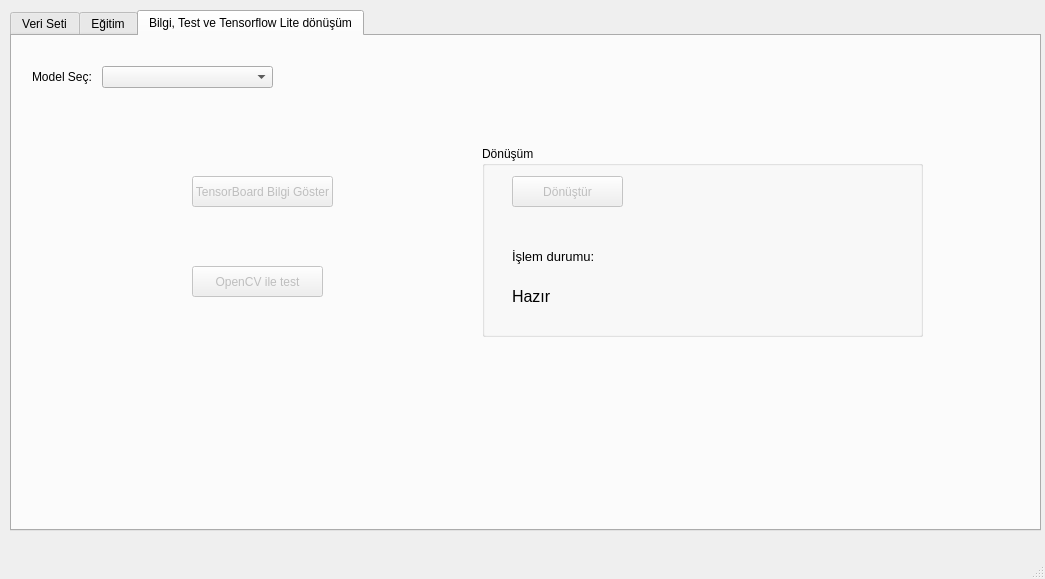
<?xml version="1.0" encoding="UTF-8"?>
<ui version="4.0">
 <class>MainWindow</class>
 <widget class="QMainWindow" name="MainWindow">
  <property name="geometry">
   <rect>
    <x>0</x>
    <y>0</y>
    <width>1045</width>
    <height>579</height>
   </rect>
  </property>
  <property name="windowTitle">
   <string>Türkçe İşaret Dili Algılayıcı</string>
  </property>
  <widget class="QWidget" name="centralwidget">
   <widget class="QTabWidget" name="tabWidget">
    <property name="geometry">
     <rect>
      <x>10</x>
      <y>10</y>
      <width>1031</width>
      <height>521</height>
     </rect>
    </property>
    <property name="currentIndex">
     <number>2</number>
    </property>
    <widget class="QWidget" name="tab_3">
     <attribute name="title">
      <string>Veri Seti</string>
     </attribute>
     <widget class="QPushButton" name="pushButton">
      <property name="geometry">
       <rect>
        <x>30</x>
        <y>20</y>
        <width>111</width>
        <height>31</height>
       </rect>
      </property>
      <property name="text">
       <string>Yükle</string>
      </property>
     </widget>
     <widget class="QGroupBox" name="groupBox">
      <property name="geometry">
       <rect>
        <x>220</x>
        <y>10</y>
        <width>201</width>
        <height>81</height>
       </rect>
      </property>
      <property name="title">
       <string>Veri seti içeriği</string>
      </property>
      <widget class="QPushButton" name="pushButton_2">
       <property name="enabled">
        <bool>false</bool>
       </property>
       <property name="geometry">
        <rect>
         <x>30</x>
         <y>30</y>
         <width>141</width>
         <height>31</height>
        </rect>
       </property>
       <property name="text">
        <string>Bilgi</string>
       </property>
      </widget>
     </widget>
     <widget class="QGroupBox" name="groupBox_2">
      <property name="geometry">
       <rect>
        <x>30</x>
        <y>150</y>
        <width>401</width>
        <height>121</height>
       </rect>
      </property>
      <property name="title">
       <string>İşlemler</string>
      </property>
      <widget class="QGroupBox" name="groupBox_3">
       <property name="geometry">
        <rect>
         <x>190</x>
         <y>30</y>
         <width>181</width>
         <height>80</height>
        </rect>
       </property>
       <property name="title">
        <string>Bilgiler</string>
       </property>
       <widget class="QLabel" name="label_6">
        <property name="geometry">
         <rect>
          <x>110</x>
          <y>20</y>
          <width>51</width>
          <height>20</height>
         </rect>
        </property>
        <property name="font">
         <font>
          <pointsize>10</pointsize>
         </font>
        </property>
        <property name="text">
         <string>0</string>
        </property>
       </widget>
       <widget class="QLabel" name="label_7">
        <property name="geometry">
         <rect>
          <x>110</x>
          <y>50</y>
          <width>51</width>
          <height>20</height>
         </rect>
        </property>
        <property name="font">
         <font>
          <pointsize>10</pointsize>
         </font>
        </property>
        <property name="text">
         <string>0</string>
        </property>
       </widget>
       <widget class="QLabel" name="label_3">
        <property name="geometry">
         <rect>
          <x>20</x>
          <y>20</y>
          <width>81</width>
          <height>23</height>
         </rect>
        </property>
        <property name="text">
         <string>Test resim adeti:</string>
        </property>
       </widget>
       <widget class="QLabel" name="label_4">
        <property name="geometry">
         <rect>
          <x>20</x>
          <y>50</y>
          <width>91</width>
          <height>21</height>
         </rect>
        </property>
        <property name="text">
         <string>Eğitim resim adeti:</string>
        </property>
       </widget>
      </widget>
      <widget class="QPushButton" name="pushButton_3">
       <property name="enabled">
        <bool>false</bool>
       </property>
       <property name="geometry">
        <rect>
         <x>30</x>
         <y>72</y>
         <width>111</width>
         <height>31</height>
        </rect>
       </property>
       <property name="text">
        <string>Böl</string>
       </property>
      </widget>
      <widget class="QWidget" name="layoutWidget">
       <property name="geometry">
        <rect>
         <x>30</x>
         <y>30</y>
         <width>120</width>
         <height>22</height>
        </rect>
       </property>
       <layout class="QHBoxLayout" name="horizontalLayout">
        <item>
         <widget class="QLabel" name="label">
          <property name="text">
           <string>Test seti (%):</string>
          </property>
         </widget>
        </item>
        <item>
         <widget class="QSpinBox" name="spinBox">
          <property name="minimum">
           <number>1</number>
          </property>
          <property name="maximum">
           <number>100</number>
          </property>
         </widget>
        </item>
       </layout>
      </widget>
     </widget>
     <widget class="QGroupBox" name="groupBox_4">
      <property name="geometry">
       <rect>
        <x>560</x>
        <y>10</y>
        <width>381</width>
        <height>131</height>
       </rect>
      </property>
      <property name="title">
       <string>CSV Veri seti</string>
      </property>
      <widget class="QPushButton" name="pushButton_4">
       <property name="enabled">
        <bool>false</bool>
       </property>
       <property name="geometry">
        <rect>
         <x>120</x>
         <y>20</y>
         <width>141</width>
         <height>31</height>
        </rect>
       </property>
       <property name="text">
        <string>Oluştur</string>
       </property>
      </widget>
      <widget class="QLabel" name="label_23">
       <property name="geometry">
        <rect>
         <x>30</x>
         <y>80</y>
         <width>91</width>
         <height>20</height>
        </rect>
       </property>
       <property name="font">
        <font>
         <pointsize>10</pointsize>
        </font>
       </property>
       <property name="text">
        <string>İşlem durumu:</string>
       </property>
      </widget>
      <widget class="QLabel" name="label_24">
       <property name="geometry">
        <rect>
         <x>130</x>
         <y>80</y>
         <width>121</width>
         <height>20</height>
        </rect>
       </property>
       <property name="font">
        <font>
         <pointsize>12</pointsize>
        </font>
       </property>
       <property name="styleSheet">
        <string notr="true">color: &quot;green&quot;</string>
       </property>
       <property name="text">
        <string>Hazır</string>
       </property>
      </widget>
     </widget>
     <widget class="QGroupBox" name="groupBox_12">
      <property name="geometry">
       <rect>
        <x>30</x>
        <y>420</y>
        <width>971</width>
        <height>71</height>
       </rect>
      </property>
      <property name="title">
       <string>Veri seti bilgileri</string>
      </property>
      <widget class="QLabel" name="label_26">
       <property name="geometry">
        <rect>
         <x>30</x>
         <y>20</y>
         <width>101</width>
         <height>16</height>
        </rect>
       </property>
       <property name="font">
        <font>
         <pointsize>8</pointsize>
        </font>
       </property>
       <property name="text">
        <string>Resim sayısı: 0</string>
       </property>
      </widget>
      <widget class="QLabel" name="label_27">
       <property name="geometry">
        <rect>
         <x>30</x>
         <y>40</y>
         <width>91</width>
         <height>16</height>
        </rect>
       </property>
       <property name="font">
        <font>
         <pointsize>8</pointsize>
        </font>
       </property>
       <property name="text">
        <string>Sınıf sayısı: 0</string>
       </property>
      </widget>
      <widget class="QGroupBox" name="groupBox_13">
       <property name="geometry">
        <rect>
         <x>440</x>
         <y>10</y>
         <width>501</width>
         <height>51</height>
        </rect>
       </property>
       <property name="title">
        <string>CSV Veri seti</string>
       </property>
       <widget class="QLabel" name="label_28">
        <property name="geometry">
         <rect>
          <x>20</x>
          <y>20</y>
          <width>161</width>
          <height>16</height>
         </rect>
        </property>
        <property name="font">
         <font>
          <pointsize>8</pointsize>
         </font>
        </property>
        <property name="text">
         <string>Adı: Yok</string>
        </property>
       </widget>
       <widget class="QLabel" name="label_29">
        <property name="geometry">
         <rect>
          <x>240</x>
          <y>10</y>
          <width>251</width>
          <height>16</height>
         </rect>
        </property>
        <property name="font">
         <font>
          <pointsize>8</pointsize>
         </font>
        </property>
        <property name="styleSheet">
         <string notr="true">color:&quot;green&quot;</string>
        </property>
        <property name="text">
         <string>Oluşturulma tarihi: 0000</string>
        </property>
       </widget>
       <widget class="QLabel" name="label_30">
        <property name="geometry">
         <rect>
          <x>240</x>
          <y>30</y>
          <width>251</width>
          <height>16</height>
         </rect>
        </property>
        <property name="font">
         <font>
          <pointsize>8</pointsize>
         </font>
        </property>
        <property name="styleSheet">
         <string notr="true">color:&quot;blue&quot;</string>
        </property>
        <property name="text">
         <string>Son güncelleme tarihi: 0000</string>
        </property>
       </widget>
      </widget>
      <widget class="QLabel" name="label_50">
       <property name="geometry">
        <rect>
         <x>200</x>
         <y>30</y>
         <width>201</width>
         <height>16</height>
        </rect>
       </property>
       <property name="styleSheet">
        <string notr="true">color: green</string>
       </property>
       <property name="text">
        <string>Test oranı: 0%, Eğitim oranı: 0%</string>
       </property>
      </widget>
     </widget>
    </widget>
    <widget class="QWidget" name="tab">
     <attribute name="title">
      <string>Eğitim</string>
     </attribute>
     <widget class="QComboBox" name="comboBox">
      <property name="geometry">
       <rect>
        <x>80</x>
        <y>30</y>
        <width>111</width>
        <height>20</height>
       </rect>
      </property>
      <item>
       <property name="text">
        <string>Özel CNN ağı</string>
       </property>
      </item>
      <item>
       <property name="text">
        <string>Transfer öğrenme</string>
       </property>
      </item>
     </widget>
     <widget class="QLabel" name="label_2">
      <property name="geometry">
       <rect>
        <x>30</x>
        <y>30</y>
        <width>51</width>
        <height>20</height>
       </rect>
      </property>
      <property name="text">
       <string>Yöntem:</string>
      </property>
     </widget>
     <widget class="QGroupBox" name="groupBox_5">
      <property name="geometry">
       <rect>
        <x>30</x>
        <y>80</y>
        <width>301</width>
        <height>141</height>
       </rect>
      </property>
      <property name="title">
       <string>Özel ağ</string>
      </property>
      <widget class="QGroupBox" name="groupBox_6">
       <property name="enabled">
        <bool>false</bool>
       </property>
       <property name="geometry">
        <rect>
         <x>20</x>
         <y>50</y>
         <width>131</width>
         <height>80</height>
        </rect>
       </property>
       <property name="title">
        <string>Özel ayarlar</string>
       </property>
       <widget class="QLabel" name="label_5">
        <property name="geometry">
         <rect>
          <x>10</x>
          <y>20</y>
          <width>41</width>
          <height>16</height>
         </rect>
        </property>
        <property name="text">
         <string>Epochs:</string>
        </property>
       </widget>
       <widget class="QSpinBox" name="spinBox_2">
        <property name="geometry">
         <rect>
          <x>80</x>
          <y>20</y>
          <width>42</width>
          <height>22</height>
         </rect>
        </property>
        <property name="minimum">
         <number>1</number>
        </property>
        <property name="maximum">
         <number>150</number>
        </property>
       </widget>
       <widget class="QSpinBox" name="spinBox_3">
        <property name="geometry">
         <rect>
          <x>80</x>
          <y>50</y>
          <width>42</width>
          <height>22</height>
         </rect>
        </property>
        <property name="minimum">
         <number>1</number>
        </property>
        <property name="maximum">
         <number>150</number>
        </property>
       </widget>
       <widget class="QLabel" name="label_8">
        <property name="geometry">
         <rect>
          <x>10</x>
          <y>50</y>
          <width>61</width>
          <height>16</height>
         </rect>
        </property>
        <property name="text">
         <string>Batch size:</string>
        </property>
       </widget>
      </widget>
      <widget class="QRadioButton" name="radioButton">
       <property name="geometry">
        <rect>
         <x>20</x>
         <y>20</y>
         <width>82</width>
         <height>17</height>
        </rect>
       </property>
       <property name="text">
        <string>Özel ayar</string>
       </property>
      </widget>
      <widget class="QRadioButton" name="radioButton_2">
       <property name="geometry">
        <rect>
         <x>170</x>
         <y>20</y>
         <width>101</width>
         <height>17</height>
        </rect>
       </property>
       <property name="text">
        <string>Varsayılan ayar</string>
       </property>
       <property name="checked">
        <bool>true</bool>
       </property>
      </widget>
      <widget class="QGroupBox" name="groupBox_7">
       <property name="geometry">
        <rect>
         <x>170</x>
         <y>50</y>
         <width>111</width>
         <height>80</height>
        </rect>
       </property>
       <property name="title">
        <string>Varsayılan ayarlar</string>
       </property>
       <widget class="QLabel" name="label_9">
        <property name="geometry">
         <rect>
          <x>10</x>
          <y>20</y>
          <width>61</width>
          <height>16</height>
         </rect>
        </property>
        <property name="text">
         <string>Epochs: 10</string>
        </property>
       </widget>
       <widget class="QLabel" name="label_10">
        <property name="geometry">
         <rect>
          <x>10</x>
          <y>50</y>
          <width>71</width>
          <height>16</height>
         </rect>
        </property>
        <property name="text">
         <string>Batch size: 64</string>
        </property>
       </widget>
      </widget>
     </widget>
     <widget class="QGroupBox" name="groupBox_8">
      <property name="enabled">
       <bool>false</bool>
      </property>
      <property name="geometry">
       <rect>
        <x>30</x>
        <y>240</y>
        <width>301</width>
        <height>171</height>
       </rect>
      </property>
      <property name="title">
       <string>Transfer öğrenme</string>
      </property>
      <widget class="QGroupBox" name="groupBox_9">
       <property name="enabled">
        <bool>false</bool>
       </property>
       <property name="geometry">
        <rect>
         <x>20</x>
         <y>80</y>
         <width>131</width>
         <height>80</height>
        </rect>
       </property>
       <property name="title">
        <string>Özel ayarlar</string>
       </property>
       <widget class="QLabel" name="label_11">
        <property name="geometry">
         <rect>
          <x>10</x>
          <y>20</y>
          <width>41</width>
          <height>16</height>
         </rect>
        </property>
        <property name="text">
         <string>Epochs:</string>
        </property>
       </widget>
       <widget class="QSpinBox" name="spinBox_4">
        <property name="geometry">
         <rect>
          <x>80</x>
          <y>20</y>
          <width>42</width>
          <height>22</height>
         </rect>
        </property>
        <property name="minimum">
         <number>1</number>
        </property>
        <property name="maximum">
         <number>150</number>
        </property>
       </widget>
       <widget class="QSpinBox" name="spinBox_5">
        <property name="geometry">
         <rect>
          <x>80</x>
          <y>50</y>
          <width>42</width>
          <height>22</height>
         </rect>
        </property>
        <property name="minimum">
         <number>1</number>
        </property>
        <property name="maximum">
         <number>150</number>
        </property>
       </widget>
       <widget class="QLabel" name="label_12">
        <property name="geometry">
         <rect>
          <x>10</x>
          <y>50</y>
          <width>61</width>
          <height>16</height>
         </rect>
        </property>
        <property name="text">
         <string>Batch size:</string>
        </property>
       </widget>
      </widget>
      <widget class="QRadioButton" name="radioButton_3">
       <property name="geometry">
        <rect>
         <x>20</x>
         <y>50</y>
         <width>82</width>
         <height>17</height>
        </rect>
       </property>
       <property name="text">
        <string>Özel ayar</string>
       </property>
      </widget>
      <widget class="QRadioButton" name="radioButton_4">
       <property name="geometry">
        <rect>
         <x>170</x>
         <y>50</y>
         <width>101</width>
         <height>17</height>
        </rect>
       </property>
       <property name="text">
        <string>Varsayılan ayar</string>
       </property>
       <property name="checked">
        <bool>true</bool>
       </property>
      </widget>
      <widget class="QGroupBox" name="groupBox_10">
       <property name="geometry">
        <rect>
         <x>170</x>
         <y>80</y>
         <width>111</width>
         <height>80</height>
        </rect>
       </property>
       <property name="title">
        <string>Özel ayarlar</string>
       </property>
       <widget class="QLabel" name="label_13">
        <property name="geometry">
         <rect>
          <x>10</x>
          <y>20</y>
          <width>61</width>
          <height>16</height>
         </rect>
        </property>
        <property name="text">
         <string>Epochs: 10</string>
        </property>
       </widget>
       <widget class="QLabel" name="label_14">
        <property name="geometry">
         <rect>
          <x>10</x>
          <y>50</y>
          <width>71</width>
          <height>16</height>
         </rect>
        </property>
        <property name="text">
         <string>Batch size: 64</string>
        </property>
       </widget>
      </widget>
      <widget class="QLabel" name="label_15">
       <property name="geometry">
        <rect>
         <x>20</x>
         <y>20</y>
         <width>41</width>
         <height>16</height>
        </rect>
       </property>
       <property name="text">
        <string>Model:</string>
       </property>
      </widget>
      <widget class="QComboBox" name="comboBox_2">
       <property name="geometry">
        <rect>
         <x>60</x>
         <y>20</y>
         <width>91</width>
         <height>22</height>
        </rect>
       </property>
       <item>
        <property name="text">
         <string>MobileNetV2</string>
        </property>
       </item>
       <item>
        <property name="text">
         <string>ResNet50</string>
        </property>
       </item>
       <item>
        <property name="text">
         <string>InceptionV3</string>
        </property>
       </item>
      </widget>
     </widget>
     <widget class="QGroupBox" name="groupBox_11">
      <property name="geometry">
       <rect>
        <x>350</x>
        <y>10</y>
        <width>651</width>
        <height>51</height>
       </rect>
      </property>
      <property name="title">
       <string>Eğtim bilgileri</string>
      </property>
      <widget class="QLabel" name="label_16">
       <property name="geometry">
        <rect>
         <x>20</x>
         <y>20</y>
         <width>201</width>
         <height>16</height>
        </rect>
       </property>
       <property name="text">
        <string>Yöntem: Özel CNN ağı</string>
       </property>
      </widget>
      <widget class="QLabel" name="label_19">
       <property name="geometry">
        <rect>
         <x>230</x>
         <y>20</y>
         <width>61</width>
         <height>16</height>
        </rect>
       </property>
       <property name="text">
        <string>Epochs: 10</string>
       </property>
      </widget>
      <widget class="QLabel" name="label_21">
       <property name="geometry">
        <rect>
         <x>300</x>
         <y>20</y>
         <width>81</width>
         <height>16</height>
        </rect>
       </property>
       <property name="text">
        <string>Batch size: 64</string>
       </property>
      </widget>
      <widget class="QLabel" name="label_17">
       <property name="geometry">
        <rect>
         <x>400</x>
         <y>20</y>
         <width>241</width>
         <height>16</height>
        </rect>
       </property>
       <property name="text">
        <string>Tam ad:  -</string>
       </property>
      </widget>
     </widget>
     <widget class="QPushButton" name="pushButton_5">
      <property name="enabled">
       <bool>false</bool>
      </property>
      <property name="geometry">
       <rect>
        <x>760</x>
        <y>240</y>
        <width>201</width>
        <height>31</height>
       </rect>
      </property>
      <property name="text">
       <string>Eğit</string>
      </property>
     </widget>
     <widget class="QGroupBox" name="groupBox_16">
      <property name="geometry">
       <rect>
        <x>30</x>
        <y>420</y>
        <width>971</width>
        <height>71</height>
       </rect>
      </property>
      <property name="title">
       <string>Veri seti bilgileri</string>
      </property>
      <widget class="QLabel" name="label_37">
       <property name="geometry">
        <rect>
         <x>30</x>
         <y>20</y>
         <width>101</width>
         <height>16</height>
        </rect>
       </property>
       <property name="font">
        <font>
         <pointsize>8</pointsize>
        </font>
       </property>
       <property name="text">
        <string>Resim sayısı: 0</string>
       </property>
      </widget>
      <widget class="QLabel" name="label_38">
       <property name="geometry">
        <rect>
         <x>30</x>
         <y>40</y>
         <width>91</width>
         <height>16</height>
        </rect>
       </property>
       <property name="font">
        <font>
         <pointsize>8</pointsize>
        </font>
       </property>
       <property name="text">
        <string>Sınıf sayısı: 0</string>
       </property>
      </widget>
      <widget class="QGroupBox" name="groupBox_17">
       <property name="geometry">
        <rect>
         <x>440</x>
         <y>10</y>
         <width>501</width>
         <height>51</height>
        </rect>
       </property>
       <property name="title">
        <string>CSV Veri seti</string>
       </property>
       <widget class="QLabel" name="label_39">
        <property name="geometry">
         <rect>
          <x>20</x>
          <y>20</y>
          <width>161</width>
          <height>16</height>
         </rect>
        </property>
        <property name="font">
         <font>
          <pointsize>8</pointsize>
         </font>
        </property>
        <property name="text">
         <string>Adı: Yok</string>
        </property>
       </widget>
       <widget class="QLabel" name="label_40">
        <property name="geometry">
         <rect>
          <x>240</x>
          <y>10</y>
          <width>251</width>
          <height>16</height>
         </rect>
        </property>
        <property name="font">
         <font>
          <pointsize>8</pointsize>
         </font>
        </property>
        <property name="styleSheet">
         <string notr="true">color:&quot;green&quot;</string>
        </property>
        <property name="text">
         <string>Oluşturulma tarihi: 0000</string>
        </property>
       </widget>
       <widget class="QLabel" name="label_41">
        <property name="geometry">
         <rect>
          <x>240</x>
          <y>30</y>
          <width>251</width>
          <height>16</height>
         </rect>
        </property>
        <property name="font">
         <font>
          <pointsize>8</pointsize>
         </font>
        </property>
        <property name="styleSheet">
         <string notr="true">color:&quot;blue&quot;</string>
        </property>
        <property name="text">
         <string>Son güncelleme tarihi: 0000</string>
        </property>
       </widget>
      </widget>
      <widget class="QLabel" name="label_52">
       <property name="geometry">
        <rect>
         <x>200</x>
         <y>30</y>
         <width>201</width>
         <height>16</height>
        </rect>
       </property>
       <property name="styleSheet">
        <string notr="true">color: green</string>
       </property>
       <property name="text">
        <string>Test oranı: 0%, Eğitim oranı: 0%</string>
       </property>
      </widget>
     </widget>
     <widget class="QGroupBox" name="groupBox_20">
      <property name="geometry">
       <rect>
        <x>350</x>
        <y>220</y>
        <width>331</width>
        <height>61</height>
       </rect>
      </property>
      <property name="title">
       <string>Model adı</string>
      </property>
      <widget class="QLabel" name="label_25">
       <property name="geometry">
        <rect>
         <x>20</x>
         <y>20</y>
         <width>51</width>
         <height>16</height>
        </rect>
       </property>
       <property name="text">
        <string>Adı:</string>
       </property>
      </widget>
      <widget class="QLineEdit" name="lineEdit">
       <property name="geometry">
        <rect>
         <x>50</x>
         <y>20</y>
         <width>131</width>
         <height>20</height>
        </rect>
       </property>
      </widget>
      <widget class="QPushButton" name="pushButton_9">
       <property name="geometry">
        <rect>
         <x>230</x>
         <y>20</y>
         <width>75</width>
         <height>23</height>
        </rect>
       </property>
       <property name="text">
        <string>Onayal</string>
       </property>
      </widget>
     </widget>
     <widget class="QLabel" name="label_46">
      <property name="geometry">
       <rect>
        <x>370</x>
        <y>380</y>
        <width>91</width>
        <height>20</height>
       </rect>
      </property>
      <property name="font">
       <font>
        <pointsize>10</pointsize>
       </font>
      </property>
      <property name="text">
       <string>İşlem durumu:</string>
      </property>
     </widget>
     <widget class="QLabel" name="label_47">
      <property name="geometry">
       <rect>
        <x>470</x>
        <y>380</y>
        <width>281</width>
        <height>20</height>
       </rect>
      </property>
      <property name="font">
       <font>
        <pointsize>12</pointsize>
       </font>
      </property>
      <property name="styleSheet">
       <string notr="true">color:&quot;green&quot;</string>
      </property>
      <property name="text">
       <string>Hazır</string>
      </property>
     </widget>
     <widget class="QGroupBox" name="groupBox_22">
      <property name="geometry">
       <rect>
        <x>350</x>
        <y>70</y>
        <width>471</width>
        <height>121</height>
       </rect>
      </property>
      <property name="title">
       <string>Ek özellikler</string>
      </property>
      <widget class="QGroupBox" name="groupBox_21">
       <property name="geometry">
        <rect>
         <x>20</x>
         <y>20</y>
         <width>291</width>
         <height>81</height>
        </rect>
       </property>
       <property name="title">
        <string>Early Stopping</string>
       </property>
       <widget class="QCheckBox" name="checkBox">
        <property name="geometry">
         <rect>
          <x>20</x>
          <y>20</y>
          <width>70</width>
          <height>17</height>
         </rect>
        </property>
        <property name="text">
         <string>Uygula</string>
        </property>
       </widget>
       <widget class="QWidget" name="">
        <property name="geometry">
         <rect>
          <x>20</x>
          <y>40</y>
          <width>233</width>
          <height>22</height>
         </rect>
        </property>
        <layout class="QHBoxLayout" name="horizontalLayout_2">
         <item>
          <widget class="QLabel" name="label_20">
           <property name="text">
            <string>Maksimum başarı olmayan Epoch sayısı:</string>
           </property>
          </widget>
         </item>
         <item>
          <widget class="QSpinBox" name="spinBox_6">
           <property name="minimum">
            <number>1</number>
           </property>
           <property name="maximum">
            <number>10</number>
           </property>
          </widget>
         </item>
        </layout>
       </widget>
      </widget>
      <widget class="QGroupBox" name="groupBox_23">
       <property name="geometry">
        <rect>
         <x>330</x>
         <y>20</y>
         <width>121</width>
         <height>51</height>
        </rect>
       </property>
       <property name="title">
        <string>Model check point</string>
       </property>
       <widget class="QCheckBox" name="checkBox_2">
        <property name="geometry">
         <rect>
          <x>20</x>
          <y>20</y>
          <width>70</width>
          <height>17</height>
         </rect>
        </property>
        <property name="text">
         <string>Uygula</string>
        </property>
       </widget>
      </widget>
     </widget>
    </widget>
    <widget class="QWidget" name="tab_2">
     <attribute name="title">
      <string>Bilgi, Test ve Tensorflow Lite dönüşüm</string>
     </attribute>
     <widget class="QLabel" name="label_22">
      <property name="geometry">
       <rect>
        <x>20</x>
        <y>30</y>
        <width>61</width>
        <height>21</height>
       </rect>
      </property>
      <property name="text">
       <string>Model Seç:</string>
      </property>
     </widget>
     <widget class="QComboBox" name="comboBox_3">
      <property name="geometry">
       <rect>
        <x>90</x>
        <y>30</y>
        <width>171</width>
        <height>22</height>
       </rect>
      </property>
     </widget>
     <widget class="QPushButton" name="pushButton_6">
      <property name="enabled">
       <bool>false</bool>
      </property>
      <property name="geometry">
       <rect>
        <x>180</x>
        <y>230</y>
        <width>131</width>
        <height>31</height>
       </rect>
      </property>
      <property name="text">
       <string>OpenCV ile test</string>
      </property>
     </widget>
     <widget class="QPushButton" name="pushButton_7">
      <property name="enabled">
       <bool>false</bool>
      </property>
      <property name="geometry">
       <rect>
        <x>180</x>
        <y>140</y>
        <width>141</width>
        <height>31</height>
       </rect>
      </property>
      <property name="text">
       <string>TensorBoard Bilgi Göster</string>
      </property>
     </widget>
     <widget class="QGroupBox" name="groupBox_14">
      <property name="geometry">
       <rect>
        <x>470</x>
        <y>110</y>
        <width>441</width>
        <height>191</height>
       </rect>
      </property>
      <property name="title">
       <string>Dönüşüm</string>
      </property>
      <widget class="QPushButton" name="pushButton_10">
       <property name="enabled">
        <bool>false</bool>
       </property>
       <property name="geometry">
        <rect>
         <x>30</x>
         <y>30</y>
         <width>111</width>
         <height>31</height>
        </rect>
       </property>
       <property name="text">
        <string>Dönüştür</string>
       </property>
      </widget>
      <widget class="QLabel" name="label_51">
       <property name="geometry">
        <rect>
         <x>30</x>
         <y>100</y>
         <width>91</width>
         <height>20</height>
        </rect>
       </property>
       <property name="font">
        <font>
         <pointsize>10</pointsize>
        </font>
       </property>
       <property name="text">
        <string>İşlem durumu:</string>
       </property>
      </widget>
      <widget class="QLabel" name="label_53">
       <property name="geometry">
        <rect>
         <x>30</x>
         <y>140</y>
         <width>371</width>
         <height>20</height>
        </rect>
       </property>
       <property name="font">
        <font>
         <pointsize>12</pointsize>
        </font>
       </property>
       <property name="styleSheet">
        <string notr="true">color:&quot;green&quot;</string>
       </property>
       <property name="text">
        <string>Hazır</string>
       </property>
      </widget>
     </widget>
    </widget>
   </widget>
  </widget>
  <widget class="QMenuBar" name="menubar">
   <property name="geometry">
    <rect>
     <x>0</x>
     <y>0</y>
     <width>1045</width>
     <height>21</height>
    </rect>
   </property>
  </widget>
  <widget class="QStatusBar" name="statusbar"/>
 </widget>
 <resources/>
 <connections/>
</ui>
